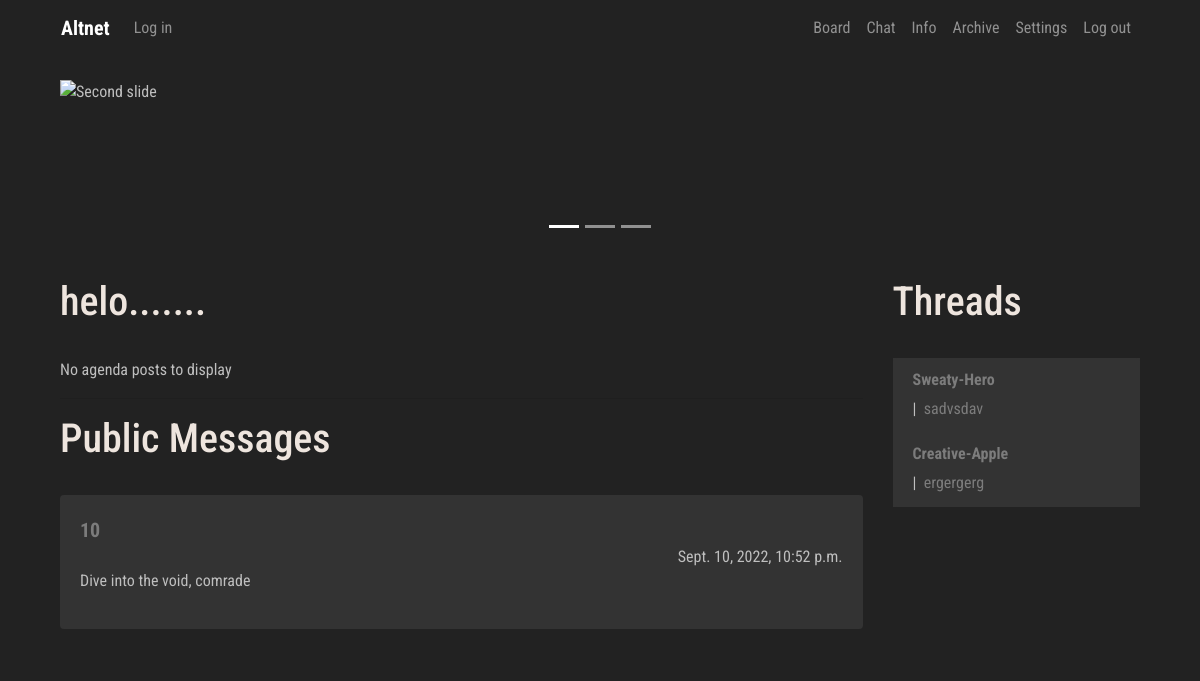
The app's page /manager/me/, older data.
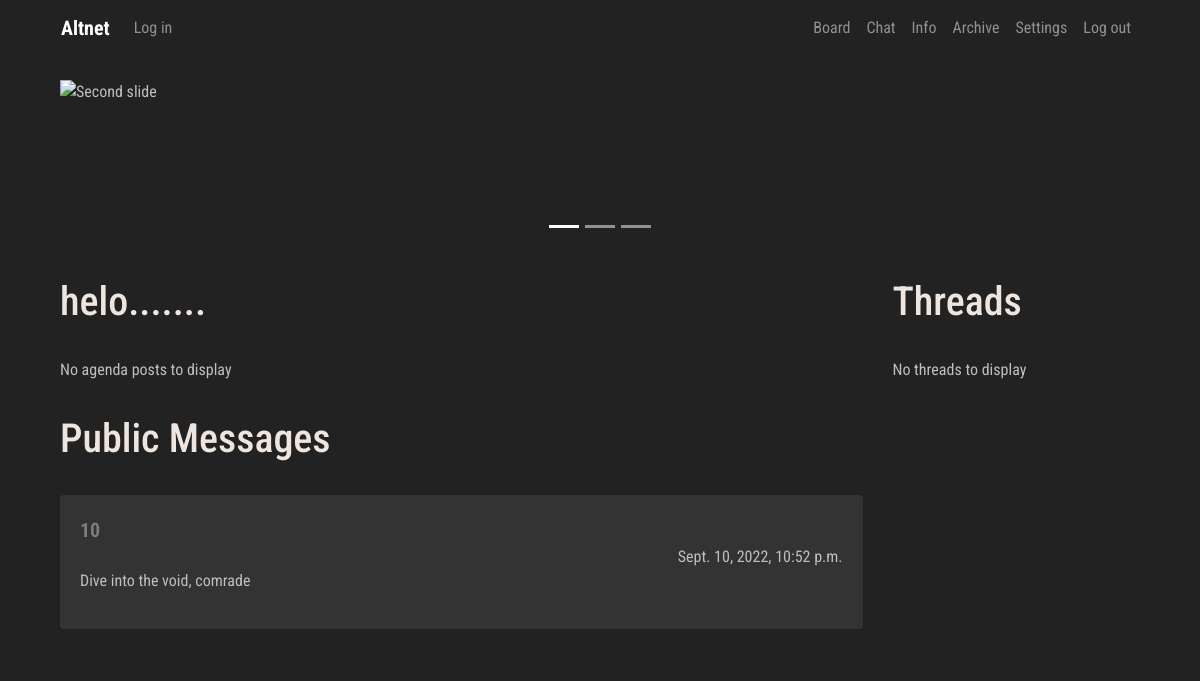
The same page, newer data.
### manager/models.py (models this page shows, shortened)
class UserPublicPost(models.Model):
    post_author = models.CharField('Message Author', max_length=150, null=False, blank=False)
    post_text = models.CharField('Post text', max_length=250)
    post_date = models.DateTimeField('Post date', auto_now=True)
    language_code = models.IntegerField(null=True, blank=True, default=0)

### board/models.py (models this page shows, shortened)
class Thread(models.Model):
    def was_published_recently(self):
        now = timezone.now()
        return now - datetime.timedelta(days=1) <= self.pub_date <= now
    thread_title = models.CharField('Thread title', max_length=100)
    thread_text = models.TextField('Thread text', max_length=10000)
    pub_date = models.DateTimeField('Date published', auto_now=True)
    CATEGORY_CHOICES = [('Random', 'Random'), ('Broadcast', 'Broadcast'), ('Animation', 'Animation'), ('Artwork', 'Artwork'), ('Cinematics', 'Cinematics'), ('Videogames', 'Videogames')]
    category = models.CharField(max_length=100, choices=CATEGORY_CHOICES)
    thread_author = models.CharField('Thread Author', max_length=150, blank=False, null=False)
    was_published_recently.admin_order_field = 'pub_date'
    was_published_recently.boolean = True
    was_published_recently.short_description = 'Published recently?'
    thread_pic = models.ImageField(upload_to=user_thread_directory_path, blank=True, null=True)
    language_code = models.IntegerField(blank=True, null=True, default=0)

### manager/views.py (the view)
# urls.py: path('me/', views.meview, name='me'),
def meview(request):
    if request.user.is_authenticated:
        loc_option = Hikka.objects.get(user=request.user.id).language_code
    else:
        loc_option = 0
    latest_threads = Thread.objects.filter(language_code=loc_option).order_by('-pub_date')[:10]
    latest_posts = UserPublicPost.objects.filter(language_code=loc_option).order_by('-post_date')[:10]
    admin_posts = AdminPublicPost.objects.filter(language_code=loc_option).order_by('-post_date')[:10]
    loc = UI
    headers = Headers
    errors = Errors
    me = Me
    context = {
        'me': me,
        'headers': headers,
        'errors': errors,
        'lang': loc_option,
        'UI': loc,
        'threads': latest_threads,
        'posts': latest_posts,
        'admins': admin_posts
    }
    return render(request, 'me.html', context)

### board/templatetags/loc_extra.py (called while the page is built)
@register.filter
def return_item(l, i):
    try:
        return l[i]
    except:
        return None

@register.filter
def random_message(l, i):
    try:
        return Me.greet(i)
    except:
        return None

### loc/Me.py (called while the page is built)
def greet(language_code):
    if language_code == 0:
        return WELCOME_RANDOM_EN[randint(0, 3)]
    elif language_code == 1:
        return WELCOME_RANDOM_RU[randint(0, 3)]

### manager/templates/me.html (shortened to what this page needs)
{% extends 'hat.html' %}
{% block content %}
{% load loc_extra %}
            <div class="row col-">
               <div class=" col-lg-9 col- content">
                  <br>
                  <div class="trds">
                     <main class="contentd" role="main">
                        <header>
                           <h1 data-text="{{ me.greet|random_message:lang }}">{{ me.greet|random_message:lang }}
                           </h1>
                        </header>
                     </main>
                  </div>
                  <br>
                  {% if admins %}
                  {% for admin in admins %}
                  <div class="card">
                     <div class="card-body">
                        <h4 class="card-title">
                           <p class="article"> {{ admin.post_title }} </p>
                        </h4>
                        {{ admin.post_text|linebreaks }}
                        <div class="d-flex flex-row-reverse">{{ admin.post_date }}</div>
                     </div>
                  </div>
                  <br />
                  {% endfor %}
                  {% else %}
                  {{ errors.NO_AGENDA_POSTS|return_item:lang }}
                  {% endif %}
                  <br>
                  <hr>
                  <div class="trds">
                     <main class="contentd" role="main">
                        <header>
                           <h1 data-text="{{ headers.PUBLIC_MESSAGES|return_item:lang }}">{{ headers.PUBLIC_MESSAGES|return_item:lang }}
                           </h1>
                        </header>
                     </main>
                  </div>
                  <br>
                  {% if posts %}
                  {% for post in posts %}
                  <div class="card">
                     <div class="card-body">
                              <a class="article" href="{% url 'Board:guest' post.post_author%}"> {{ post.post_author }}</a>
                        <div class="d-flex flex-row-reverse">{{ post.post_date }}</div>
                        {{ post.post_text|linebreaks }}
                     </div>
                  </div>
                  <br />
                  {% endfor %}
                  {% else %}
                  {{ errors.NO_PUBLIC_MESSAGES|return_item:lang }}
                  {% endif %}
               </div>
               <div class=" col-lg-3 col- left-sidebar">
                  <br>
                  <div class="trds">
                     <main class="contentd" role="main">
                        <header>
                           <h1 data-text="{{ headers.THREADS|return_item:lang }}">{{ headers.THREADS|return_item:lang }}
                           </h1>
                        </header>
                     </main>
                  </div>
                  <br>
                  {% if threads %}
                  <ul class="list-group">
                     {% for thread in threads %}
                     <li class="list-group-item">
                        <h6> <a class="userlk" href="{% url 'Board:guest' thread.thread_author %}">
                        {{ thread.thread_author }}</a> </h6>
                        |&nbsp;<a href="{% url 'Board:thread' thread.id %}"> {{ thread.thread_text|truncatewords:10 }}  </a>
                     </li>
                     {% endfor %}
                  </ul>
                  {% else %}
                  {{ errors.NO_THREADS|return_item:lang }}
                  {% endif %}
                  <br>
               </div>
            </div>
{% endblock %}

### board/templates/hat.html (shortened to what this page needs)
<!DOCTYPE html>
{% load loc_extra %}
<html lang="en"><head>
	<link rel="stylesheet" href="https://stackpath.bootstrapcdn.com/bootstrap/4.3.1/css/bootstrap.min.css">
     {% load static %}
    <link rel="stylesheet" href=" {% static 'css/master.css' %} " type="text/css">
  </head>
  <body>
<div class="container">
   <nav class="navbar navbar-expand-lg navbar-dark" style="background-color: #222222;">
  <div class="collapse navbar-collapse" id="navbarTogglerDemo01">
    <a class="navbar-brand" href="{% url 'Manager:me' %}"><b>Altnet</b></a>
    <ul class="navbar-nav mr-auto mt-2 mt-lg-0">
    {% if user.is_authenticated %}
         <li class="nav-item">
           <a class="nav-link" href="{% url 'Board:user' %}">{{ user.username }}</a>
      </li>
        {% else %}
        <li class="nav-item">
        <a class="nav-link" href="{% url 'Manager:login' %}">{{ UI.LOG_IN|return_item:lang }}</a>
      </li>
        {% endif %}
    </ul>
     <ul class="navbar-nav  mt-2 mt-lg-0">
      <li class="nav-item">
        <a class="nav-link" href="{% url 'Board:board' %}">{{ UI.BOARD|return_item:lang }}</a>
      </li>
      <li class="nav-item">
        <a class="nav-link" href="{% url 'Chat:chat' %}">{{ UI.CHAT|return_item:lang }}</a>
      </li>
      <li class="nav-item">
        <a class="nav-link" href="{% url 'Paper:info' %}">{{ UI.INFO|return_item:lang }}</a>
      </li>
      <li class="nav-item">
        <a class="nav-link" href="{% url 'Archive:index' %}">{{ UI.ARCHIVE|return_item:lang }}</a>
      </li>
      <li class="nav-item">
        <a class="nav-link" href="#">{{ UI.SETTINGS|return_item:lang }}</a>
      </li>
      <li class="nav-item">
        <a class="nav-link" href="{% url 'Manager:logout' %}">{{ UI.LOG_OUT|return_item:lang }}</a>
      </li>
    </ul>
  </div>
</nav>
<div class="col-lg-12 head-block"><br>
<div id="carouselExampleControls" class="carousel slide" data-ride="carousel">
     <ol class="carousel-indicators">
    <li data-target="#carouselExampleControls" data-slide-to="0" class="active"></li>
    <li data-target="#carouselExampleControls" data-slide-to="1"></li>
    <li data-target="#carouselExampleControls" data-slide-to="2"></li>
  </ol>
  <div class="carousel-inner">
    <div class="carousel-item active">
      <img class="d-block w-100" src="{% static 'imgs/go.png' %}" alt="Second slide" height="150px">
    </div>
  </div>
<br>
</div>
{% block content %} {% endblock %}
<br>
    </div>
</div>
</body>
</html>

### static/css/master.css (style rules this page uses)
.head-block,.top-menu,.top-material,.left-sidebar,.content { background:#222222; margin-bottom:5px; }
.head-block { height:40px; }
.content { border: none; }
.head-block { height:150px; background:right center no-repeat; }
.card { background: #333333; border: none; }
.article { font-weight: bold; font-size: 20px; }
body { font-family: 'Roboto Condensed', sans-serif; font-size: initial; }
a { color: #7c7c7c; font-size: initial; }
body { background: #222; color: #bfbfbf; }
.contentd header h1 { position:relative;color:#eee5de }
.contentd header h1:after, .contentd header h1:before { position:absolute;top:0;overflow:hidden;clip:rect(0,100vw,0,0);content:attr(data-text);background: #a9a9a9 }
.contentd header h1:before { left:-1vmin;animation:noise 7s infinite steps(3,end) alternate-reverse;color:#71fcff;text-shadow:.4vmin 0 #00f,-.2vmin 1vmin red }
.contentd header h1:after { left:1vmin;animation:noise-alt 5s infinite steps(3,end) alternate-reverse;color:#ff9eed;text-shadow:-2vmin 0 #ff0,.1vmin -1vmin #00f }
.trds { background: #none; }

Row changes from the older to the newer data that the page shows:
removed Thread: thread_author "Sweaty-Hero", thread_text "sadvsdav"
removed Thread: thread_author "Creative-Apple", thread_text "ergergerg"
Text that changed along with them:
{{ errors.NO_THREADS|return_item:lang }}: (not shown) → "No threads to display"
